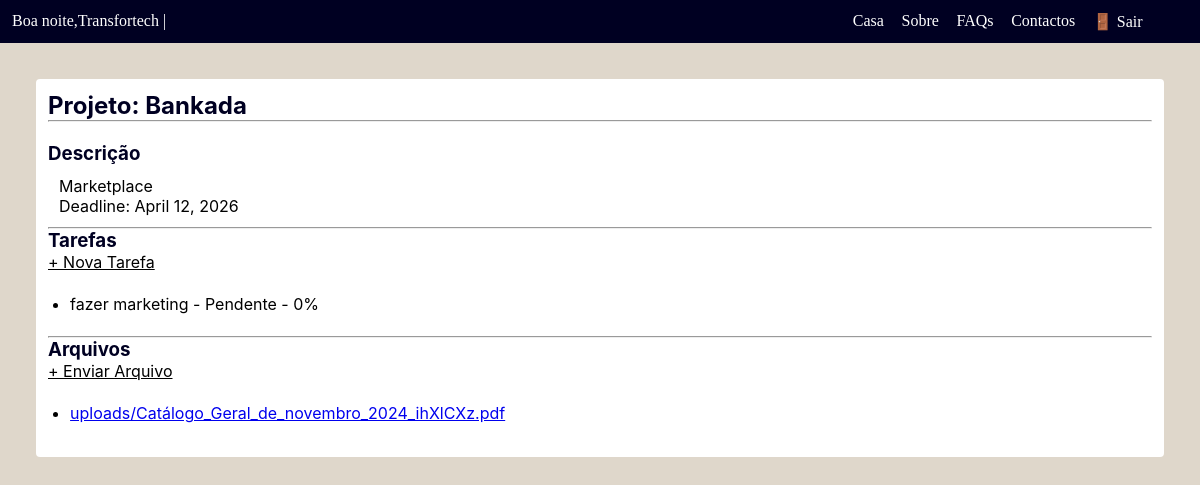
The page /projeto/4/ (signed in) on the database its author committed.
### projetos/models.py (models this page shows, shortened)
class Projeto(models.Model):
    nome = models.CharField(max_length=100)
    descricao = models.TextField()
    deadline = models.DateField()
    criado_por = models.ForeignKey(User, on_delete=models.CASCADE)
    criado_em = models.DateTimeField(auto_now_add=True)

class Tarefa(models.Model):
    STATUS_CHOICES = [
        ('pendente', 'Pendente'),
        ('em_andamento', 'Em Andamento'),
        ('concluida', 'Concluída'),
    ]
    projeto = models.ForeignKey(Projeto, on_delete=models.CASCADE)
    descricao = models.CharField(max_length=200)
    responsavel = models.ForeignKey(User, on_delete=models.CASCADE)
    status = models.CharField(max_length=20, choices=STATUS_CHOICES, default='pendente')
    progresso = models.IntegerField(default=0)
    criado_em = models.DateTimeField(auto_now_add=True)

class Arquivo(models.Model):
    projeto = models.ForeignKey(Projeto, on_delete=models.CASCADE)
    arquivo = models.FileField(upload_to='uploads/')
    enviado_por = models.ForeignKey(User, on_delete=models.CASCADE)
    enviado_em = models.DateTimeField(auto_now_add=True)

### projetos/views.py (the view)
# urls.py: path('projeto/<int:projeto_id>/', views.detalhes_projeto, name='detalhes_projeto'),
@login_required
def detalhes_projeto(request, projeto_id):
    projeto = get_object_or_404(Projeto, id=projeto_id)
    tarefas = Tarefa.objects.filter(projeto=projeto)
    arquivos = Arquivo.objects.filter(projeto=projeto)
    return render(request, 'projetos/detalhes.html', {
        'projeto': projeto,
        'tarefas': tarefas,
        'arquivos': arquivos,
    })

### projetos/templates/projetos/detalhes.html (shortened to what this page needs)
{% extends 'base.html' %}
{% block content %}
<section>
    <h2>Projeto: {{ projeto.nome }}</h2>
    <hr>
    <br>
    <h3>Descrição</h3>
  <div class="descricao" >
    <p>{{ projeto.descricao }}</p>
  <p>Deadline: {{ projeto.deadline }}</p>
</div>
  <hr>
  <h3>Tarefas</h3>
  <a class="btn-new" href="{% url 'nova_tarefa' projeto.id %}">+ Nova Tarefa</a>
  <ul>
    {% for tarefa in tarefas %}
      <li>
        {{ tarefa.descricao }} - {{ tarefa.get_status_display }} - {{ tarefa.progresso }}%
      </li>{% empty %}
      <li>Sem tarefas.</li>
    {% endfor %}
  </ul>
  <hr>
  <h3>Arquivos</h3>
  <a class="btn-new" href="{% url 'upload_arquivo' projeto.id %}">+ Enviar Arquivo</a>
  <ul>
    {% for arquivo in arquivos %}
    <li><a href="{{ arquivo.arquivo.url }}">{{ arquivo.arquivo.name }}</a></li>
    {% empty %}
      <li>Nenhum arquivo enviado.</li>
    {% endfor %}
  </ul>
</section>
{% endblock %}

### usuarios/templates/base.html (shortened to what this page needs)
<!DOCTYPE html>
<html lang="pt-br">
<head>
</head>
<body>
  <nav>
    {% if user.is_authenticated %}
      <div>
        <p id="hour" ></p><span>  {{ user.username }} |</span>
      </div>
    {% endif %}
    <div class="link">
      <a href="{% url 'dashboard' %}">Casa</a>
      <a href="{% url 'sobre' %}" >Sobre</a>
      <a href="{% url 'faqs' %}" >FAQs</a>
      <a href="{% url 'contactos' %}" >Contactos</a>
      <a href="{% url 'logout' %}">🚪 Sair</a>
    </div>
  </nav>
  {% block content %}{% endblock %}
</body>
</html>

### usuarios/templates/base.html (style rules this page uses)
* { margin:0; padding:0; box-sizing:border-box; }
body { background-color:#dfd7cb; }
nav { display:flex; background:#002; padding:1%; color:#fff; width:100%; }
nav a { color:#fff; }
nav div { flex:70; display:flex; }
nav .link { flex:30; }
.link a { margin-left:5%; text-decoration:none; }

### rows shown on the page
Projeto: nome "Bankada", descricao "Marketplace", deadline "April 12, 2026"
Tarefa: descricao "fazer marketing", status "Pendente", progresso "0"
Arquivo: arquivo.name "uploads/Catálogo_Geral_de_novembro_2024_ihXlCXz.pdf"

### other values the page prints
{{ user.username }} "Transfortech"
